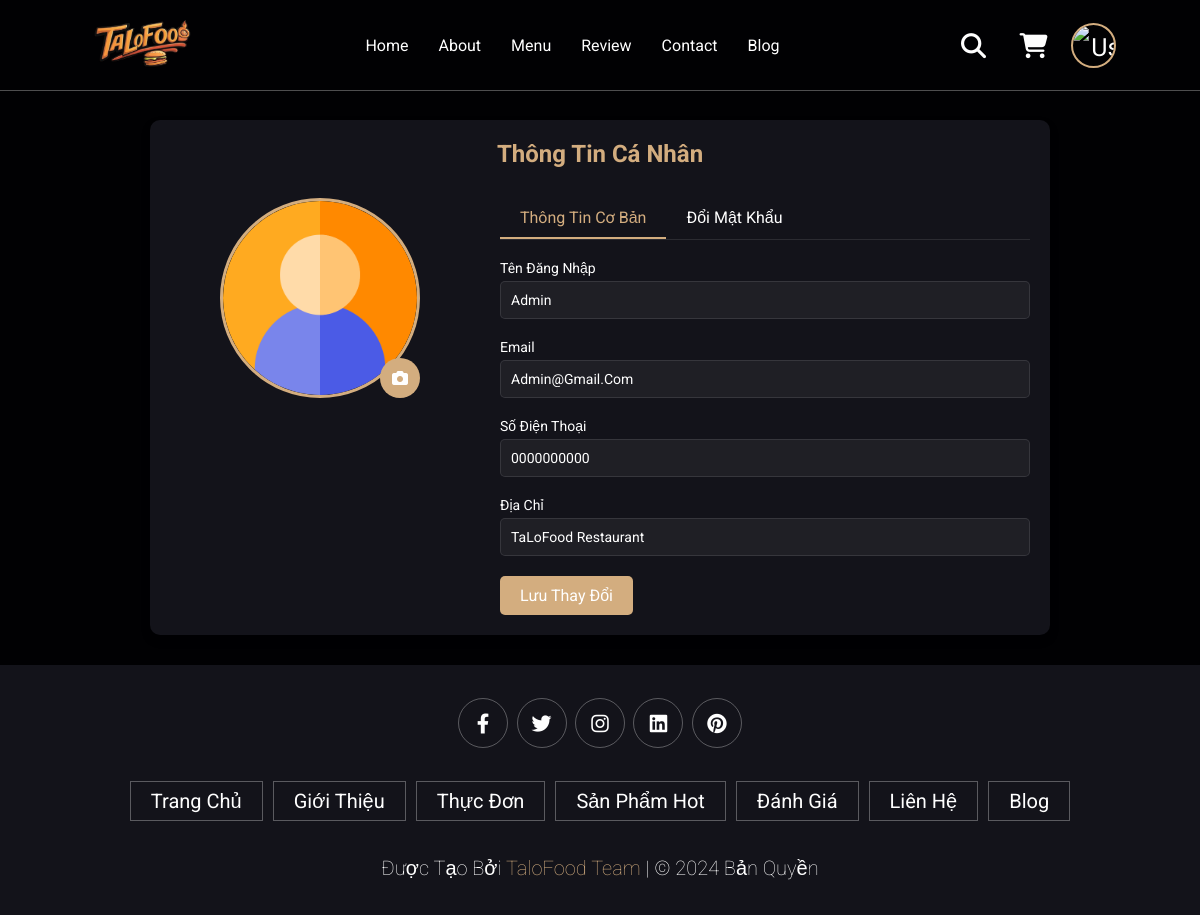
The app's page /profile.php (signed in), older data.
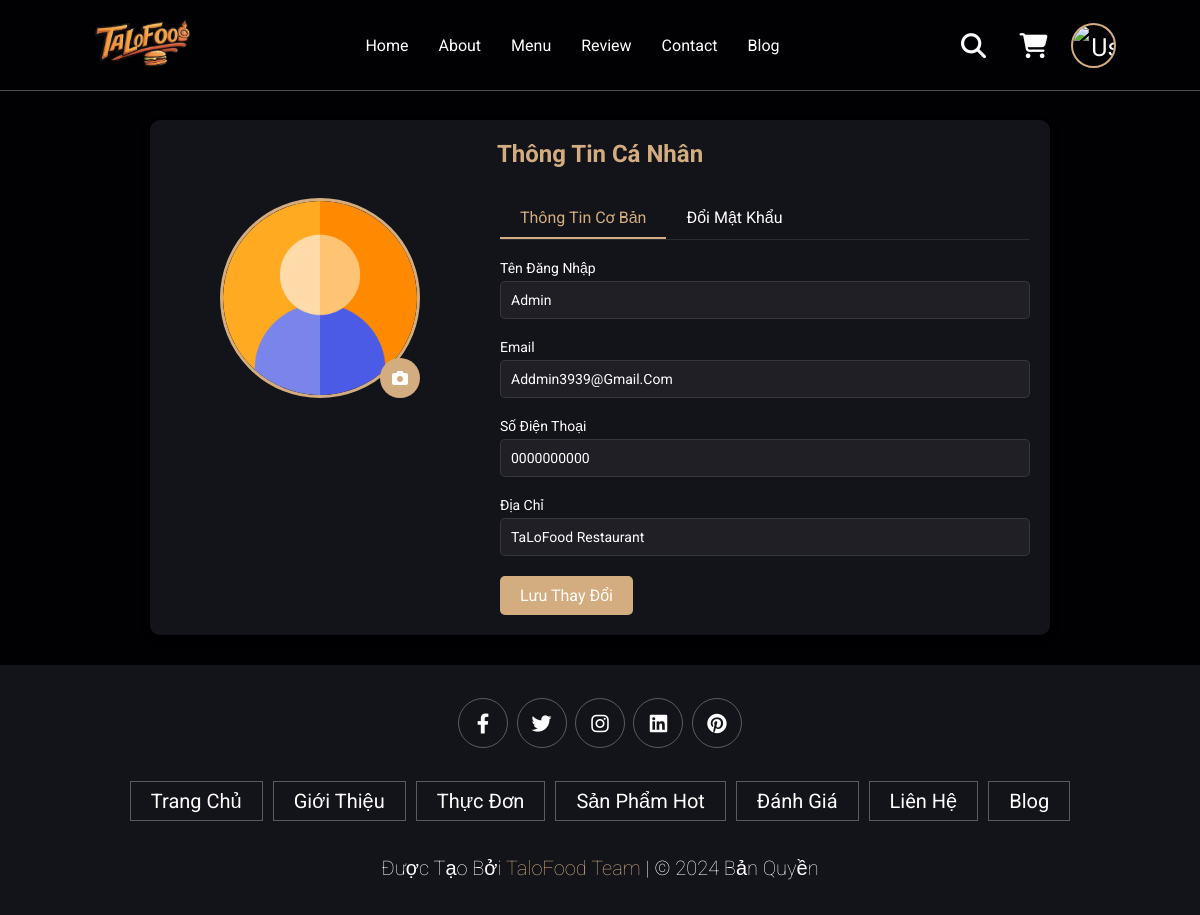
The same page, newer data.
### tables this page shows
CREATE TABLE `account` (
  `account_id` int(11) NOT NULL,
  `username` varchar(50) NOT NULL,
  `password` text NOT NULL,
  `email` varchar(50) NOT NULL,
  `phone` varchar(50) NOT NULL,
  `id_role` int(11) NOT NULL,
  `address` varchar(200) DEFAULT NULL,
  `status` int(11) DEFAULT NULL,
  `login_attempts` int(11) DEFAULT 0,
  `locked_until` datetime DEFAULT NULL,
  `profile_image` varchar(255) DEFAULT NULL,
  `reputation_points` int(11) DEFAULT 100
);

### profile.php (the view, shortened to what this page needs)
<?php
$database = new Database();
$conn = $database->getConnection();
try {
    $stmt = $conn->prepare("SELECT username, email, phone, address, profile_image FROM account WHERE account_id = ?");
    $stmt->execute([$_SESSION['user_id']]);
    $result = $stmt->fetch(PDO::FETCH_ASSOC);
    $user = [
        'username' => $result['username'] ?? '',
        'email' => $result['email'] ?? '',
        'phone' => $result['phone'] ?? '',
        'address' => $result['address'] ?? '',
        'profile_image' => $result['profile_image'] ?? ''
    ];
} catch(PDOException $e) {
    error_log("Error: " . $e->getMessage());
    $_SESSION['toast'] = [
        'message' => 'Có lỗi xảy ra khi lấy thông tin người dùng',
        'type' => 'error'
    ];
    header("Location: index.php");
    exit();
}
?>
<!DOCTYPE html>
<html lang="vi">
<head>
    <link rel="stylesheet" href="https://cdnjs.cloudflare.com/ajax/libs/font-awesome/6.4.0/css/all.min.css">
    <link rel="stylesheet" href="https://cdn.jsdelivr.net/npm/toastify-js/src/toastify.min.css">
    <link rel="stylesheet" href="assets/css/home.css">
    <link rel="stylesheet" href="assets/css/header.css">
    <link rel="stylesheet" href="assets/css/footer.css">
</head>
<body>
    <?php include 'includes/header.php'; ?>
    <div class="profile-container">
        <div class="profile-header">
            <h2>Thông tin cá nhân</h2>
        </div>
        <div class="profile-content">
            <div class="profile-sidebar">
                <div class="profile-image-container">
                    <img src="<?php echo $user['profile_image'] ? 'uploads/avatars/' . htmlspecialchars($user['profile_image']) : 'image/avatar.png'; ?>"
                         alt="Profile Image"
                         class="profile-image"
                         id="preview-image">
                    <label for="profile-image-upload" class="image-upload-label">
                        <i class="fas fa-camera"></i>
                    </label>
                </div>
            </div>
            <div class="profile-main">
                <div class="profile-tabs">
                    <button class="profile-tab active" data-tab="info">Thông tin cơ bản</button>
                    <button class="profile-tab" data-tab="password">Đổi mật khẩu</button>
                </div>
                <div class="tab-content active" id="info-tab">
                    <form id="profile-form">
                        <div class="form-group">
                            <label for="username">Tên đăng nhập</label>
                            <input type="text" id="username" name="username" value="<?php echo htmlspecialchars($user['username']); ?>" required readonly>
                        </div>
                        <div class="form-group">
                            <label for="email">Email</label>
                            <input type="email" id="email" name="email" value="<?php echo htmlspecialchars($user['email']); ?>" required readonly>
                        </div>
                        <div class="form-group">
                            <label for="phone">Số điện thoại</label>
                            <input type="tel" id="phone" name="phone" value="<?php echo htmlspecialchars($user['phone']); ?>" required>
                        </div>
                        <div class="form-group">
                            <label for="address">Địa chỉ</label>
                            <input type="text" id="address" name="address" value="<?php echo htmlspecialchars($user['address']); ?>" required>
                        </div>
                        <button type="submit" class="btn-save">Lưu thay đổi</button>
                    </form>
                </div>
            </div>
        </div>
    </div>
    <?php include 'includes/footer.php'; ?>
</body>
</html>

Row changes from the older to the newer data that the page shows:
changed account "admin": email "admin@gmail.com" → "addmin3939@gmail.com"
